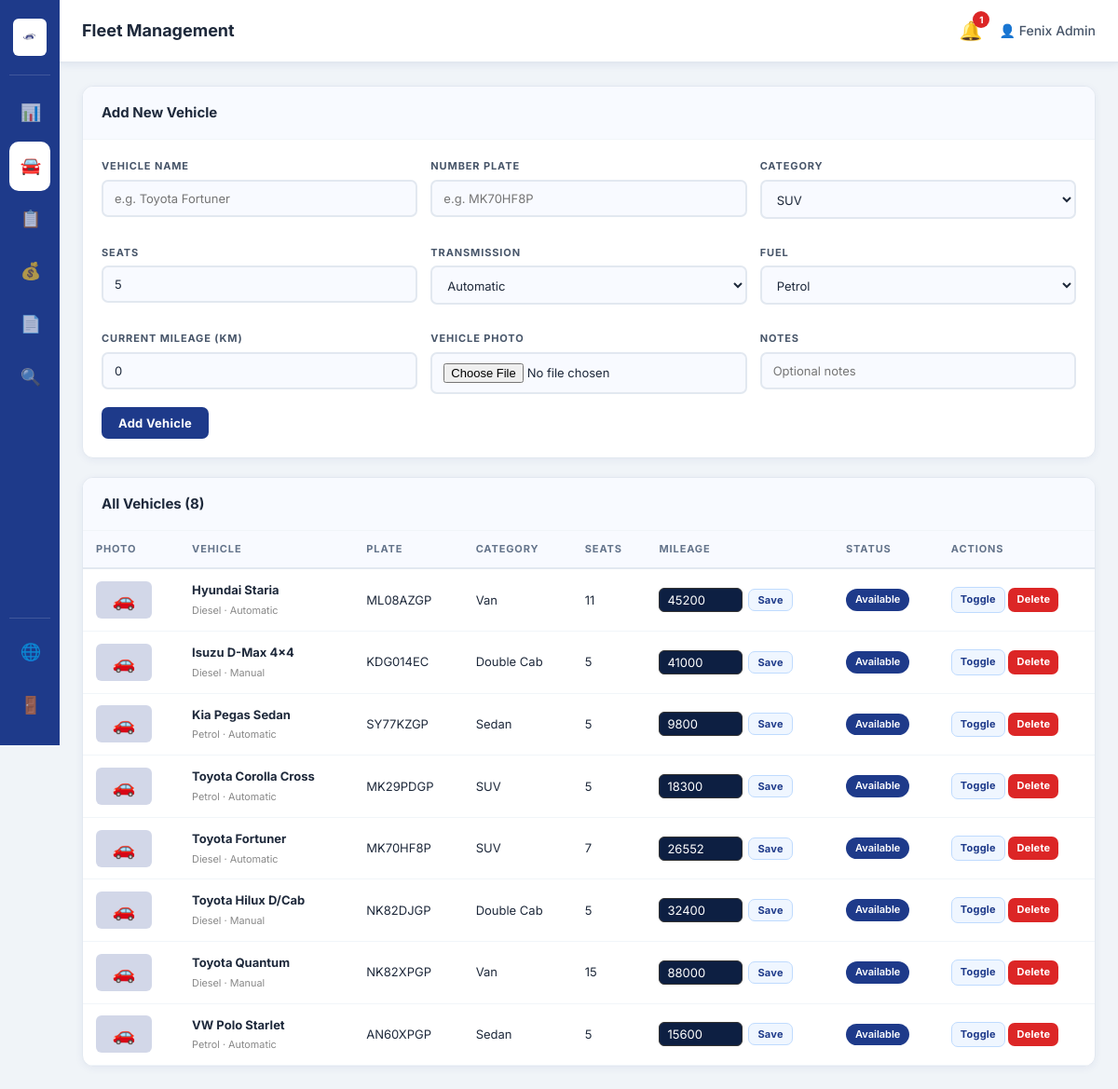
The page /fleet_1.php (signed in) on the database its author committed.
### tables this page shows
CREATE TABLE IF NOT EXISTS vehicles (
    id INT AUTO_INCREMENT PRIMARY KEY,
    name VARCHAR(100) NOT NULL,
    category ENUM('SUV','Sedan','Double Cab','Single Cab','Van') NOT NULL,
    plate VARCHAR(20) NOT NULL UNIQUE,
    seats INT DEFAULT 5,
    transmission ENUM('Automatic','Manual') DEFAULT 'Automatic',
    fuel ENUM('Petrol','Diesel') DEFAULT 'Petrol',
    mileage INT DEFAULT 0,
    status ENUM('available','rented','maintenance','retired') DEFAULT 'available',
    image VARCHAR(255) DEFAULT 'default.jpg',
    notes TEXT,
    date_added TIMESTAMP DEFAULT CURRENT_TIMESTAMP,
    KEY idx_status (status),
    KEY idx_plate (plate)
);

### fleet_1.php (the view, shortened to what this page needs)
<?php
require_once 'auth.php';
$vehicles = mysqli_query($conn, "SELECT * FROM vehicles ORDER BY status ASC, name ASC");
?>
<?php include 'admin_header.php'; ?>
<div class="admin-card mb-20">
    <div class="card-header"><h3>Add New Vehicle</h3></div>
    <div style="padding:20px">
    <form method="POST" enctype="multipart/form-data">
        <div class="form-grid-3">
            <div class="form-group"><label>Vehicle Name</label><input type="text" name="name" required placeholder="e.g. Toyota Fortuner"></div>
            <div class="form-group"><label>Number Plate</label><input type="text" name="plate" required placeholder="e.g. MK70HF8P"></div>
            <div class="form-group"><label>Category</label>
                <select name="category" required>
                    <option value="SUV">SUV</option>
                </select>
            </div>
            <div class="form-group"><label>Seats</label><input type="number" name="seats" value="5" min="1" max="20"></div>
            <div class="form-group"><label>Transmission</label>
                <select name="transmission"><option>Automatic</option><option>Manual</option></select>
            </div>
            <div class="form-group"><label>Fuel</label>
                <select name="fuel"><option>Petrol</option><option>Diesel</option></select>
            </div>
            <div class="form-group"><label>Current Mileage (km)</label><input type="number" name="mileage" value="0"></div>
            <div class="form-group"><label>Vehicle Photo</label><input type="file" name="image" accept="image/*"></div>
            <div class="form-group"><label>Notes</label><input type="text" name="notes" placeholder="Optional notes"></div>
        </div>
        <button type="submit" class="btn btn-primary">Add Vehicle</button>
    </form>
    </div>
</div>
<div class="admin-card">
    <div class="card-header"><h3>All Vehicles (<?php echo mysqli_num_rows($vehicles); ?>)</h3></div>
    <table class="admin-table">
        <thead><tr><th>Photo</th><th>Vehicle</th><th>Plate</th><th>Category</th><th>Seats</th><th>Mileage</th><th>Status</th><th>Actions</th></tr></thead>
        <tbody>
        <?php while ($v = mysqli_fetch_assoc($vehicles)): ?>
        <tr>
            <td>
                <?php if ($v['image'] && $v['image'] !== 'default.jpg' && file_exists($v['image'])): ?>
                <img src="<?php echo htmlspecialchars($v['image']); ?>" style="width:60px;height:40px;object-fit:cover;border-radius:6px;">
                <?php else: ?>
                <div style="width:60px;height:40px;background:rgba(30,58,138,0.2);border-radius:6px;display:flex;align-items:center;justify-content:center;font-size:20px;">🚗</div>
                <?php endif; ?>
            </td>
            <td><strong><?php echo htmlspecialchars($v['name']); ?></strong><br><small style="color:#888"><?php echo $v['fuel']; ?> &middot; <?php echo $v['transmission']; ?></small></td>
            <td><?php echo htmlspecialchars($v['plate']); ?></td>
            <td><?php echo $v['category']; ?></td>
            <td><?php echo $v['seats']; ?></td>
            <td>
                <form method="POST" style="display:flex;gap:6px;align-items:center;">
                    <input type="number" name="mileage" value="<?php echo $v['mileage']; ?>" style="width:90px;padding:4px 8px;border-radius:6px;border:1px solid #333;background:#0d1f42;color:white;font-size:13px">
                    <button type="submit" class="btn btn-ghost btn-xs">Save</button>
                </form>
            </td>
            <td><span class="badge badge-<?php echo $v['status']; ?>"><?php echo ucfirst($v['status']); ?></span></td>
            <td>
                <a href="?toggle=<?php echo $v['id']; ?>" class="btn btn-ghost btn-xs">Toggle</a>
                <a href="?delete=<?php echo $v['id']; ?>" class="btn btn-danger btn-xs" onclick="return confirm('Delete this vehicle?')">Delete</a>
            </td>
        </tr>
        <?php endwhile; ?>
        </tbody>
    </table>
</div>
<?php include 'admin_footer.php'; ?>

### style.css (style rules this page uses)
*, *::before, *::after { box-sizing: border-box; margin: 0; padding: 0; }
html { scroll-behavior: smooth; }
body { font-family: 'Inter', 'Segoe UI', sans-serif; background: #f0f4f8; color: #1e293b; line-height: 1.6; -webkit-font-smoothing: antialiased; }
a { color: inherit; text-decoration: none; }
input, select, textarea, button { font-family: inherit; }
.badge-available { background: #1e3a8a; color: white; }
.btn { display: inline-flex; align-items: center; gap: 8px; padding: 10px 22px; border-radius: 8px; border: none; cursor: pointer; font-weight: 700; font-size: 14px; letter-spacing: 0.02em; transition: all 0.2s; text-decoration: none; }
.btn-primary { background: #1e3a8a; color: white; }
.btn-ghost { background: #eff6ff; color: #1e3a8a; border: 2px solid #bfdbfe; }
.btn-danger { background: #dc2626; color: white; }
.btn-xs { padding: 4px 10px; font-size: 12px; }
.form-group { margin-bottom: 18px; }
.form-group label { display: block; font-size: 12px; font-weight: 700; color: #475569; text-transform: uppercase; letter-spacing: 0.08em; margin-bottom: 6px; }
.form-group input, .form-group select, .form-group textarea { width: 100%; padding: 12px 14px; border-radius: 8px; border: 2px solid #e2e8f0; background: #f8faff; color: #1e293b; font-size: 14px; outline: none; transition: border-color 0.2s; }
.form-group select option { background: white; }
.badge { display: inline-flex; align-items: center; padding: 3px 10px; border-radius: 20px; font-size: 12px; font-weight: 600; }
.mb-20 { margin-bottom: 20px; }

### admin.css (style rules this page uses)
.admin-body { background: #f0f4f8; min-height: 100vh; color: #1e293b; font-family: 'Inter','Segoe UI',sans-serif; }
.admin-card { background: white; border: 1px solid #e2e8f0; border-radius: 12px; overflow: hidden; box-shadow: 0 2px 8px rgba(30,58,138,0.06); }
.mb-20 { margin-bottom: 20px !important; }
.card-header { display: flex; justify-content: space-between; align-items: center; padding: 16px 20px; border-bottom: 1px solid #f1f5f9; background: #f8faff; }
.card-header h3 { font-size: 15px; font-weight: 700; color: #1e293b; }
.admin-table { width: 100%; border-collapse: collapse; font-size: 13px; min-width: 800px; }
.admin-table th { padding: 11px 14px; text-align: left; font-size: 11px; font-weight: 700; text-transform: uppercase; letter-spacing: 0.08em; color: #64748b; border-bottom: 2px solid #e2e8f0; background: #f8faff; white-space: nowrap; }
.admin-table td { padding: 12px 14px; border-bottom: 1px solid #f1f5f9; color: #1e293b; vertical-align: middle; white-space: nowrap; }
.form-grid-3 { display: grid; grid-template-columns: repeat(3,1fr); gap: 14px; }
.form-group { margin-bottom: 14px; }
.form-group label { display: block; font-size: 11px; font-weight: 700; color: #475569; text-transform: uppercase; letter-spacing: 0.08em; margin-bottom: 5px; }
.form-group input, .form-group select, .form-group textarea { width: 100%; padding: 10px 12px; border-radius: 7px; border: 2px solid #e2e8f0; background: #f8faff; color: #1e293b; font-size: 13px; outline: none; transition: border-color 0.2s; box-sizing: border-box; }
.form-group select option { background: white; }
.badge { display: inline-flex; align-items: center; padding: 3px 10px; border-radius: 20px; font-size: 11px; font-weight: 600; }
.badge-available { background: #1e3a8a; color: white; }
.btn { display: inline-flex; align-items: center; gap: 7px; padding: 9px 18px; border-radius: 7px; border: none; cursor: pointer; font-weight: 700; font-size: 13px; transition: all 0.2s; text-decoration: none; white-space: nowrap; }
.btn-primary { background: #1e3a8a; color: white; }
.btn-ghost { background: #eff6ff; color: #1e3a8a; border: 1px solid #bfdbfe; }
.btn-danger { background: #dc2626; color: white; }
.btn-xs { padding: 4px 9px; font-size: 11px; }

### rows shown on the page
vehicles: name "Hyundai Staria", fuel "Diesel", transmission "Automatic", plate "ML08AZGP", category "Van", seats "11", mileage "45200", status "Available"
vehicles: name "Isuzu D-Max 4x4", fuel "Diesel", transmission "Manual", plate "KDG014EC", category "Double Cab", seats "5", mileage "41000", status "Available"
vehicles: name "Kia Pegas Sedan", fuel "Petrol", transmission "Automatic", plate "SY77KZGP", category "Sedan", seats "5", mileage "9800", status "Available"
vehicles: name "Toyota Corolla Cross", fuel "Petrol", transmission "Automatic", plate "MK29PDGP", category "SUV", seats "5", mileage "18300", status "Available"
vehicles: name "Toyota Fortuner", fuel "Diesel", transmission "Automatic", plate "MK70HF8P", category "SUV", seats "7", mileage "26552", status "Available"
vehicles: name "Toyota Hilux D/Cab", fuel "Diesel", transmission "Manual", plate "NK82DJGP", category "Double Cab", seats "5", mileage "32400", status "Available"
vehicles: name "Toyota Quantum", fuel "Diesel", transmission "Manual", plate "NK82XPGP", category "Van", seats "15", mileage "88000", status "Available"
vehicles: name "VW Polo Starlet", fuel "Petrol", transmission "Automatic", plate "AN60XPGP", category "Sedan", seats "5", mileage "15600", status "Available"

### other values the page prints
$icon "📊"
$icon "🚘"
$icon "📋"
$icon "💰"
$icon "📄"
$icon "🔍"
$pageTitle "Fleet Management"
$unread "1"
$adminName "Fenix Admin"
mysqli_num_rows($vehicles) "8"
